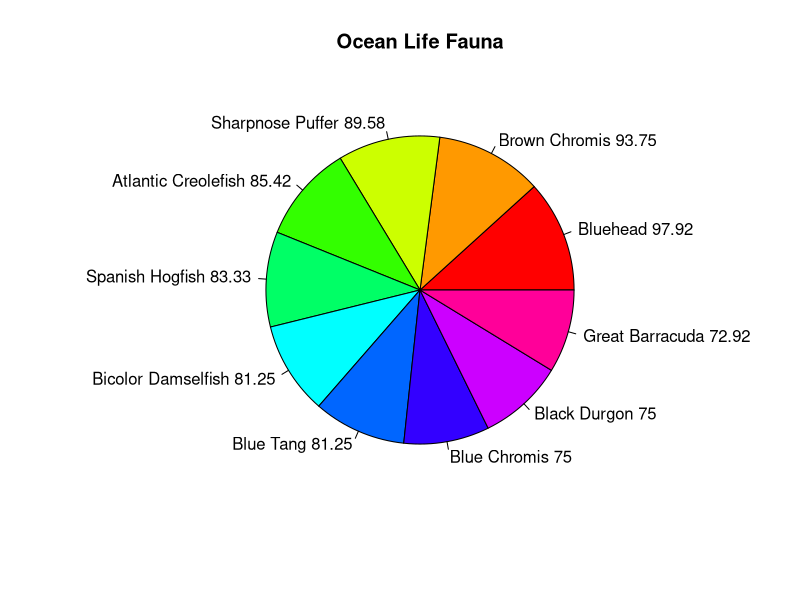

The R source for this figure:
setwd("C:/Users/clali/OneDrive/Desktop/EOS_CLASS/Lab 9")
Fauna<-read.csv('fishcatch.csv')

lbls <- paste(Fauna$Species_Name, Fauna$frequency)
pie(Fauna$frequency, labels = lbls, main="Ocean Life Fauna", col=rainbow(length(lbls)))
